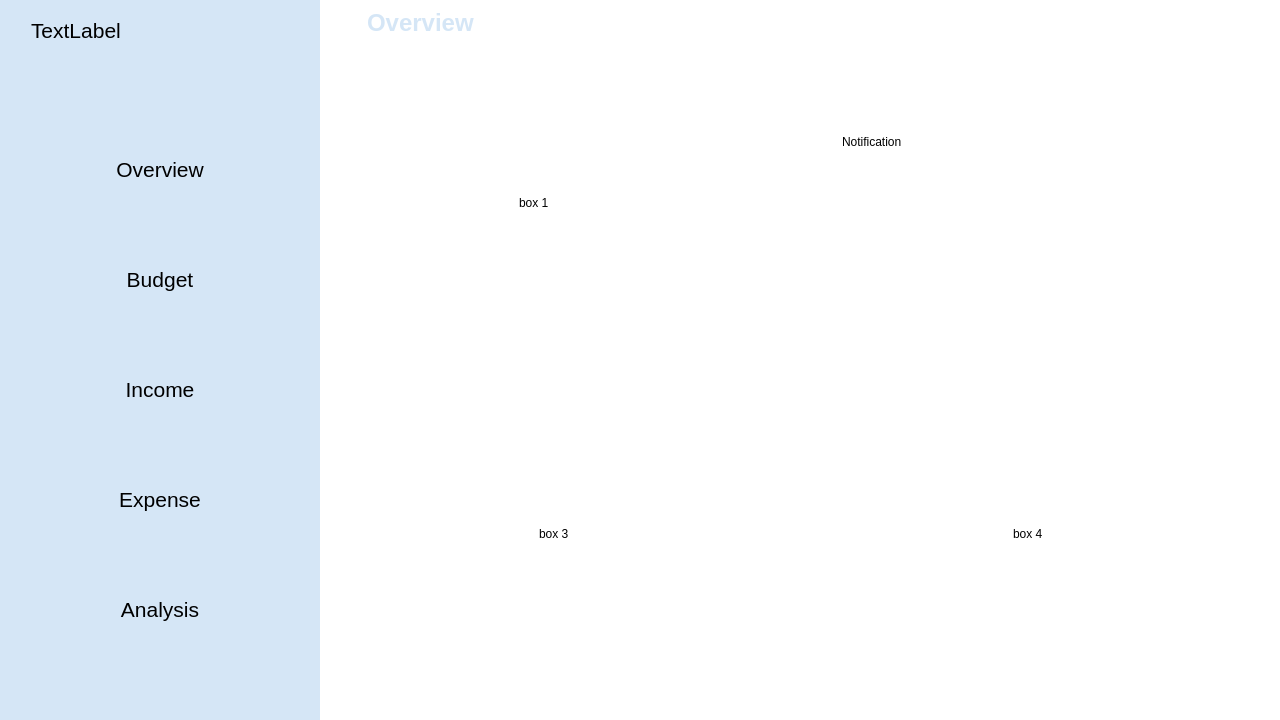
<?xml version="1.0" encoding="UTF-8"?>
<ui version="4.0">
 <class>MainWindow</class>
 <widget class="QMainWindow" name="MainWindow">
  <property name="geometry">
   <rect>
    <x>0</x>
    <y>0</y>
    <width>1280</width>
    <height>720</height>
   </rect>
  </property>
  <property name="minimumSize">
   <size>
    <width>1280</width>
    <height>720</height>
   </size>
  </property>
  <property name="maximumSize">
   <size>
    <width>1280</width>
    <height>720</height>
   </size>
  </property>
  <property name="windowTitle">
   <string>MainWindow</string>
  </property>
  <widget class="QWidget" name="centralwidget">
   <property name="styleSheet">
    <string notr="true">*{
 color:#000;
 border:none;
}
#centralwidget{
 background-color:#FFFFFF;
}
#leftMenu{
 background-color:#D5E6F6;
}
QPushButton{
 background-color:transparent;
}
#label{
 color:#D5E6F6;
}</string>
   </property>
   <layout class="QHBoxLayout" name="horizontalLayout">
    <property name="spacing">
     <number>0</number>
    </property>
    <property name="leftMargin">
     <number>0</number>
    </property>
    <property name="topMargin">
     <number>0</number>
    </property>
    <property name="rightMargin">
     <number>0</number>
    </property>
    <property name="bottomMargin">
     <number>0</number>
    </property>
    <item>
     <widget class="QWidget" name="leftMenu" native="true">
      <property name="minimumSize">
       <size>
        <width>320</width>
        <height>720</height>
       </size>
      </property>
      <property name="maximumSize">
       <size>
        <width>0</width>
        <height>720</height>
       </size>
      </property>
      <layout class="QVBoxLayout" name="verticalLayout_6">
       <item>
        <widget class="QFrame" name="leftMenu_2">
         <property name="frameShape">
          <enum>QFrame::StyledPanel</enum>
         </property>
         <property name="frameShadow">
          <enum>QFrame::Raised</enum>
         </property>
         <layout class="QVBoxLayout" name="verticalLayout_5">
          <property name="spacing">
           <number>0</number>
          </property>
          <property name="leftMargin">
           <number>0</number>
          </property>
          <property name="topMargin">
           <number>0</number>
          </property>
          <property name="rightMargin">
           <number>0</number>
          </property>
          <property name="bottomMargin">
           <number>0</number>
          </property>
          <item alignment="Qt::AlignLeft|Qt::AlignTop">
           <widget class="QFrame" name="Profile">
            <property name="sizePolicy">
             <sizepolicy hsizetype="Preferred" vsizetype="Preferred">
              <horstretch>0</horstretch>
              <verstretch>0</verstretch>
             </sizepolicy>
            </property>
            <property name="frameShape">
             <enum>QFrame::StyledPanel</enum>
            </property>
            <property name="frameShadow">
             <enum>QFrame::Raised</enum>
            </property>
            <layout class="QGridLayout" name="gridLayout">
             <item row="0" column="0" rowspan="2">
              <widget class="QLabel" name="label_3">
               <property name="text">
                <string/>
               </property>
               <property name="pixmap">
                <pixmap resource="resource.qrc">:/black/icon/White/image.svg</pixmap>
               </property>
              </widget>
             </item>
             <item row="0" column="1">
              <widget class="QLabel" name="label_2">
               <property name="sizePolicy">
                <sizepolicy hsizetype="Fixed" vsizetype="Fixed">
                 <horstretch>0</horstretch>
                 <verstretch>0</verstretch>
                </sizepolicy>
               </property>
               <property name="font">
                <font>
                 <pointsize>16</pointsize>
                </font>
               </property>
               <property name="text">
                <string>TextLabel</string>
               </property>
              </widget>
             </item>
             <item row="1" column="1">
              <widget class="QPushButton" name="pushButton">
               <property name="sizePolicy">
                <sizepolicy hsizetype="Fixed" vsizetype="Fixed">
                 <horstretch>0</horstretch>
                 <verstretch>0</verstretch>
                </sizepolicy>
               </property>
               <property name="text">
                <string/>
               </property>
               <property name="icon">
                <iconset resource="resource.qrc">
                 <normaloff>:/black/icon/White/settings.svg</normaloff>:/black/icon/White/settings.svg</iconset>
               </property>
               <property name="iconSize">
                <size>
                 <width>23</width>
                 <height>23</height>
                </size>
               </property>
              </widget>
             </item>
            </layout>
           </widget>
          </item>
          <item>
           <widget class="QFrame" name="frame_5">
            <property name="sizePolicy">
             <sizepolicy hsizetype="Preferred" vsizetype="Expanding">
              <horstretch>0</horstretch>
              <verstretch>0</verstretch>
             </sizepolicy>
            </property>
            <property name="frameShape">
             <enum>QFrame::StyledPanel</enum>
            </property>
            <property name="frameShadow">
             <enum>QFrame::Raised</enum>
            </property>
            <layout class="QVBoxLayout" name="verticalLayout_7">
             <property name="spacing">
              <number>0</number>
             </property>
             <property name="leftMargin">
              <number>0</number>
             </property>
             <property name="topMargin">
              <number>0</number>
             </property>
             <property name="rightMargin">
              <number>0</number>
             </property>
             <property name="bottomMargin">
              <number>0</number>
             </property>
             <item>
              <widget class="QPushButton" name="Overview_btn">
               <property name="font">
                <font>
                 <pointsize>16</pointsize>
                </font>
               </property>
               <property name="text">
                <string>Overview</string>
               </property>
               <property name="icon">
                <iconset resource="resource.qrc">
                 <normaloff>:/black/icon/White/home.svg</normaloff>:/black/icon/White/home.svg</iconset>
               </property>
               <property name="iconSize">
                <size>
                 <width>23</width>
                 <height>23</height>
                </size>
               </property>
              </widget>
             </item>
             <item>
              <widget class="QPushButton" name="Budget_btn">
               <property name="font">
                <font>
                 <pointsize>16</pointsize>
                 <bold>false</bold>
                </font>
               </property>
               <property name="text">
                <string>Budget</string>
               </property>
               <property name="icon">
                <iconset resource="resource.qrc">
                 <normaloff>:/black/icon/White/dollar-sign.svg</normaloff>:/black/icon/White/dollar-sign.svg</iconset>
               </property>
               <property name="iconSize">
                <size>
                 <width>23</width>
                 <height>23</height>
                </size>
               </property>
              </widget>
             </item>
             <item>
              <widget class="QPushButton" name="Income_btn">
               <property name="font">
                <font>
                 <pointsize>16</pointsize>
                 <bold>false</bold>
                </font>
               </property>
               <property name="text">
                <string>Income</string>
               </property>
               <property name="icon">
                <iconset resource="resource.qrc">
                 <normaloff>:/black/icon/White/plus-circle.svg</normaloff>:/black/icon/White/plus-circle.svg</iconset>
               </property>
               <property name="iconSize">
                <size>
                 <width>23</width>
                 <height>23</height>
                </size>
               </property>
              </widget>
             </item>
             <item>
              <widget class="QPushButton" name="Expense_btn">
               <property name="font">
                <font>
                 <pointsize>16</pointsize>
                </font>
               </property>
               <property name="text">
                <string>Expense</string>
               </property>
               <property name="icon">
                <iconset resource="resource.qrc">
                 <normaloff>:/black/icon/White/minus-circle.svg</normaloff>:/black/icon/White/minus-circle.svg</iconset>
               </property>
               <property name="iconSize">
                <size>
                 <width>23</width>
                 <height>23</height>
                </size>
               </property>
              </widget>
             </item>
             <item>
              <widget class="QPushButton" name="Analysis_btn">
               <property name="font">
                <font>
                 <pointsize>16</pointsize>
                 <bold>false</bold>
                </font>
               </property>
               <property name="text">
                <string>Analysis</string>
               </property>
               <property name="icon">
                <iconset resource="resource.qrc">
                 <normaloff>:/black/icon/White/bar-chart.svg</normaloff>:/black/icon/White/bar-chart.svg</iconset>
               </property>
               <property name="iconSize">
                <size>
                 <width>23</width>
                 <height>23</height>
                </size>
               </property>
              </widget>
             </item>
            </layout>
           </widget>
          </item>
         </layout>
        </widget>
       </item>
      </layout>
     </widget>
    </item>
    <item>
     <widget class="QWidget" name="mainbody" native="true">
      <property name="maximumSize">
       <size>
        <width>16777215</width>
        <height>720</height>
       </size>
      </property>
      <layout class="QVBoxLayout" name="verticalLayout">
       <property name="spacing">
        <number>0</number>
       </property>
       <property name="leftMargin">
        <number>0</number>
       </property>
       <property name="topMargin">
        <number>0</number>
       </property>
       <property name="rightMargin">
        <number>0</number>
       </property>
       <property name="bottomMargin">
        <number>0</number>
       </property>
       <item>
        <widget class="QWidget" name="headerFrame" native="true">
         <layout class="QHBoxLayout" name="horizontalLayout_2">
          <property name="spacing">
           <number>0</number>
          </property>
          <property name="leftMargin">
           <number>0</number>
          </property>
          <property name="topMargin">
           <number>0</number>
          </property>
          <property name="rightMargin">
           <number>0</number>
          </property>
          <property name="bottomMargin">
           <number>0</number>
          </property>
          <item alignment="Qt::AlignLeft|Qt::AlignTop">
           <widget class="QWidget" name="widget" native="true">
            <layout class="QHBoxLayout" name="horizontalLayout_3">
             <item>
              <widget class="QPushButton" name="MenuButton">
               <property name="maximumSize">
                <size>
                 <width>34</width>
                 <height>34</height>
                </size>
               </property>
               <property name="text">
                <string/>
               </property>
               <property name="icon">
                <iconset resource="resource.qrc">
                 <normaloff>:/Blue/icon/Blue/menu.svg</normaloff>:/Blue/icon/Blue/menu.svg</iconset>
               </property>
               <property name="iconSize">
                <size>
                 <width>53</width>
                 <height>53</height>
                </size>
               </property>
              </widget>
             </item>
             <item>
              <widget class="QLabel" name="label">
               <property name="font">
                <font>
                 <pointsize>18</pointsize>
                 <bold>true</bold>
                </font>
               </property>
               <property name="text">
                <string>Overview</string>
               </property>
              </widget>
             </item>
            </layout>
           </widget>
          </item>
         </layout>
        </widget>
       </item>
       <item>
        <widget class="QStackedWidget" name="stackedWidget">
         <property name="currentIndex">
          <number>0</number>
         </property>
         <widget class="QWidget" name="page">
          <layout class="QGridLayout" name="gridLayout_2">
           <item row="0" column="0">
            <widget class="QFrame" name="frame">
             <property name="frameShape">
              <enum>QFrame::StyledPanel</enum>
             </property>
             <property name="frameShadow">
              <enum>QFrame::Raised</enum>
             </property>
             <widget class="QLabel" name="label_4">
              <property name="geometry">
               <rect>
                <x>190</x>
                <y>140</y>
                <width>49</width>
                <height>16</height>
               </rect>
              </property>
              <property name="text">
               <string>box 1</string>
              </property>
             </widget>
            </widget>
           </item>
           <item row="0" column="1">
            <widget class="QFrame" name="frame_2">
             <property name="frameShape">
              <enum>QFrame::StyledPanel</enum>
             </property>
             <property name="frameShadow">
              <enum>QFrame::Raised</enum>
             </property>
             <widget class="QWidget" name="widget_2" native="true">
              <property name="geometry">
               <rect>
                <x>30</x>
                <y>70</y>
                <width>411</width>
                <height>173</height>
               </rect>
              </property>
              <property name="minimumSize">
               <size>
                <width>411</width>
                <height>173</height>
               </size>
              </property>
              <property name="maximumSize">
               <size>
                <width>411</width>
                <height>173</height>
               </size>
              </property>
              <layout class="QVBoxLayout" name="verticalLayout_2">
               <item>
                <widget class="QWidget" name="widget_3" native="true">
                 <widget class="QFrame" name="frame_6">
                  <property name="geometry">
                   <rect>
                    <x>0</x>
                    <y>0</y>
                    <width>81</width>
                    <height>34</height>
                   </rect>
                  </property>
                  <property name="frameShape">
                   <enum>QFrame::StyledPanel</enum>
                  </property>
                  <property name="frameShadow">
                   <enum>QFrame::Raised</enum>
                  </property>
                  <layout class="QHBoxLayout" name="horizontalLayout_4">
                   <item>
                    <widget class="QLabel" name="label_5">
                     <property name="text">
                      <string>Notification</string>
                     </property>
                    </widget>
                   </item>
                  </layout>
                 </widget>
                </widget>
               </item>
              </layout>
             </widget>
            </widget>
           </item>
           <item row="1" column="0">
            <widget class="QFrame" name="frame_3">
             <property name="frameShape">
              <enum>QFrame::StyledPanel</enum>
             </property>
             <property name="frameShadow">
              <enum>QFrame::Raised</enum>
             </property>
             <widget class="QLabel" name="label_6">
              <property name="geometry">
               <rect>
                <x>210</x>
                <y>140</y>
                <width>49</width>
                <height>16</height>
               </rect>
              </property>
              <property name="text">
               <string>box 3</string>
              </property>
             </widget>
            </widget>
           </item>
           <item row="1" column="1">
            <widget class="QFrame" name="frame_4">
             <property name="frameShape">
              <enum>QFrame::StyledPanel</enum>
             </property>
             <property name="frameShadow">
              <enum>QFrame::Raised</enum>
             </property>
             <widget class="QLabel" name="label_7">
              <property name="geometry">
               <rect>
                <x>210</x>
                <y>140</y>
                <width>49</width>
                <height>16</height>
               </rect>
              </property>
              <property name="text">
               <string>box 4</string>
              </property>
             </widget>
            </widget>
           </item>
          </layout>
         </widget>
         <widget class="QWidget" name="page_2"/>
         <widget class="QWidget" name="page_3"/>
         <widget class="QWidget" name="page_4"/>
         <widget class="QWidget" name="page_5"/>
        </widget>
       </item>
      </layout>
     </widget>
    </item>
   </layout>
  </widget>
 </widget>
 <resources>
  <include location="resource.qrc"/>
 </resources>
 <connections/>
</ui>
